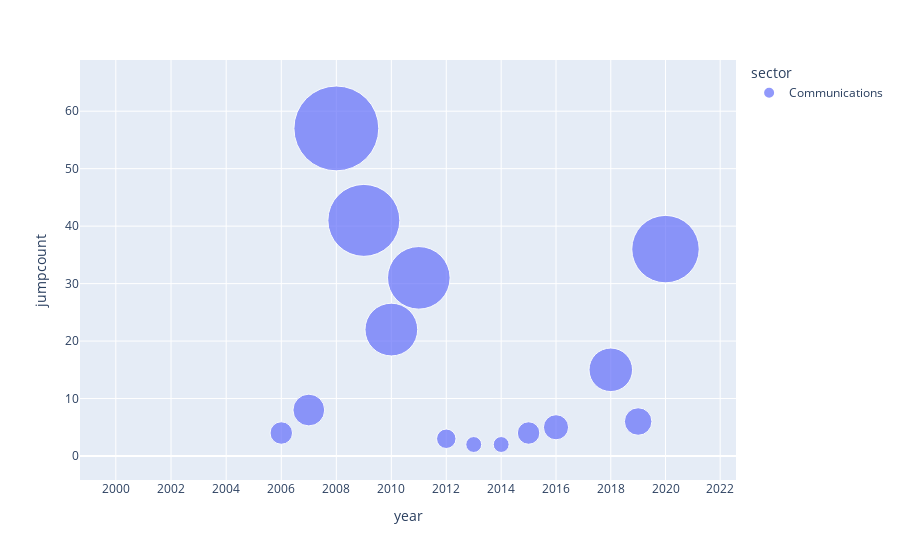

This figure's notebook cell:
### Code cell
df_sector_jumps_totals_Communications= df_sector_jumps_totals[df_sector_jumps_totals.sector=='Communications']


fig = px.scatter(df_sector_jumps_totals_Communications, x="year", y="jumpcount", size="jumpcount", color="sector",hover_name="sector", log_x=True, size_max=60)
fig.show()

### Figure 1 — Plotly figure (JSON) as saved in the notebook; plotly's stock layout.template omitted (floating-point values rounded to 4 significant figures)
{"data": [{"hovertemplate": "<b>%{hovertext}</b><br><br>sector=Communications<br>year=%{x}<br>jumpcount=%{marker.size}<extra></extra>", "hovertext": ["Communications", "Communications", "Communications", "Communications", "Communications", "Communications", "Communications", "Communications", "Communications", "Communications", "Communications", "Communications", "Communications", "Communications", "Communications", "Communications", "Communications", "Communications", "Communications", "Communications", "Communications"], "legendgroup": "Communications", "marker": {"color": "#636efa", "size": [0, 0, 0, 0, 0, 0, 4, 8, 57, 41, 22, 31, 3, 2, 2, 4, 5, 0, 15, 6, 36], "sizemode": "area", "sizeref": 0.01583, "symbol": "circle"}, "mode": "markers", "name": "Communications", "orientation": "v", "showlegend": true, "type": "scatter", "x": [2000, 2001, 2002, 2003, 2004, 2005, 2006, 2007, 2008, 2009, 2010, 2011, 2012, 2013, 2014, 2015, 2016, 2017, 2018, 2019, 2020], "xaxis": "x", "y": [0, 0, 0, 0, 0, 0, 4, 8, 57, 41, 22, 31, 3, 2, 2, 4, 5, 0, 15, 6, 36], "yaxis": "y"}], "layout": {"autosize": true, "legend": {"itemsizing": "constant", "title": {"text": "sector"}, "tracegroupgap": 0}, "margin": {"t": 60}, "xaxis": {"anchor": "y", "autorange": true, "domain": [0, 1], "range": [3.301, 3.306], "title": {"text": "year"}, "type": "log"}, "yaxis": {"anchor": "x", "autorange": true, "domain": [0, 1], "range": [-4.614, 72.69], "title": {"text": "jumpcount"}, "type": "linear"}}}
